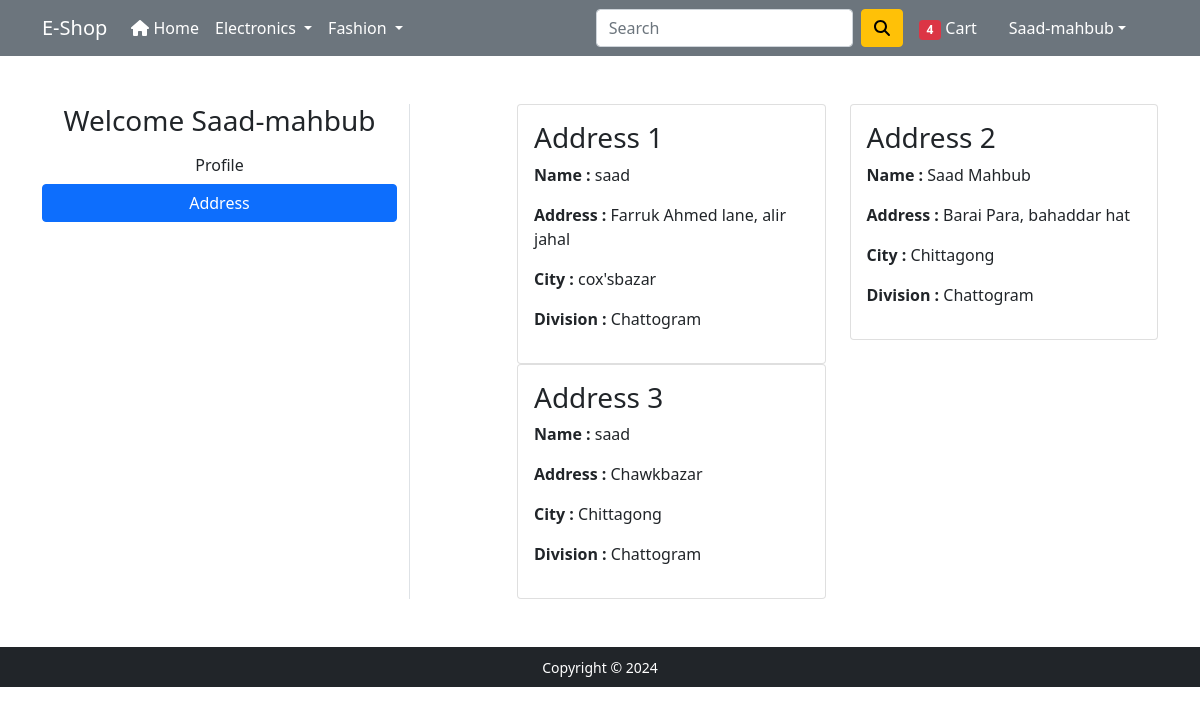
The app's page /address/ (signed in) with its own data.
### app/models.py (models this page shows, shortened)
class Customer(models.Model):
    DIVISION_CHOICE = (
        ('Dhaka','Dhaka'),
        ('Chattogram','Chattogram'),
        ('Khulna','Khulna'),
        ('Rajshahi','Rajshahi'),
        ('Barishal','Barishal'),
        ('Rangpur','Rangpur'),
        ('Mymensingh ','Mymensingh '),
        ('Sylhet','Sylhet'),
    )
    user = models.ForeignKey(User,on_delete=models.CASCADE)
    name = models.CharField(max_length=200)
    locality = models.CharField(max_length=200)
    city = models.CharField(max_length=100)
    division = models.CharField(choices=DIVISION_CHOICE, max_length=50)

### app/views.py (the view)
# urls.py: path('address/', views.Address.as_view(), name='address'),
class Address(View):
    def get(self,request):
        fm = Customer.objects.filter(user = request.user)
        return render(request,'app/address.html',{'form':fm,'active':'btn-primary'})

### app/templates/app/address.html (shortened to what this page needs)
{% extends 'app/base.html' %}
{% load static %}
{% block main-content %}
<div class="container my-5">
  <div class="row">
    <div class="col-sm-4 border-end">
      <h3 class='text-center'>Welcome {{request.user|capfirst}}</h3>
      <ul class="list-unstyled">
        <li class="d-grid"><a href="{% url 'profile' %}" class="btn">Profile</a></li>
        <li class="d-grid"><a href="{% url 'address' %}" class="btn {{active}}">Address</a></li>
      </ul>
    </div>
    <div class="col-sm-7 offset-sm-1">
      <div class="row">
        {% for fm in form %}
          <div class="col-sm-6">
          <div class="card">
            <div class="card-body">
                  <h3>Address {{forloop.counter}}</h3>
                  <p><b>Name :</b> {{fm.name}}</p>
                  <p><b>Address :</b> {{fm.locality}}</p>
                  <p><b>City :</b> {{fm.city}}</p>
                  <p><b>Division :</b> {{fm.division}}</p>
              </div>
            </div>
          </div>
        {% endfor %}
      </div>
    </div>
  </div>
</div>
{% endblock main-content %}

### app/templates/app/base.html (shortened to what this page needs)
<!doctype html>
{% load static %}
<html lang="en">
  <head>
    <link href="https://cdn.jsdelivr.net/npm/bootstrap@5.0.0-beta1/dist/css/bootstrap.min.css" rel="stylesheet">
    <link rel="stylesheet" href="{% static 'app/css/owl.carousel.min.css' %}">
    <link rel="stylesheet" href="{% static 'app/css/all.min.css' %}">
    <link rel="stylesheet" href="{% static 'app/css/style.css' %}">
  </head>
  <body>
    <nav class="navbar navbar-expand-lg navbar-dark bg-secondary">
     <div class="container">
       <a class="navbar-brand" href="/">E-Shop</a>
       <div class="collapse navbar-collapse" id="navbarSupportedContent">
         <ul class="navbar-nav me-auto mb-2 mb-lg-0">
           <li class="nav-item">
             <a class="nav-link active" aria-current="page" href="/"><i class="fa fa-home" aria-hidden="true"></i> Home</a>
           </li>
           <li class="nav-item dropdown">
             <a class="nav-link dropdown-toggle text-white" href="#" id="electronicsDropdown" role="button" data-bs-toggle="dropdown" aria-expanded="false">
               Electronics
             </a>
           </li>
           <li class="nav-item dropdown">
             <a class="nav-link dropdown-toggle text-white" href="#" id="fashionDropdown" role="button" data-bs-toggle="dropdown" aria-expanded="false">
               Fashion
             </a>
           </li>
         </ul>
         <form class="d-flex">
           <input class="form-control me-2" type="search" placeholder="Search" aria-label="Search">
           <button class="btn btn-warning" type="submit"><i class="fas fa-search"></i></button>
         </form>
         <div>
          <ul class="navbar-nav me-auto mb-2 mb-lg-0">
          {% if request.user.is_authenticated %}
            <li class="nav-item mx-2">
              <a href="{% url 'show_cart' %}" class="nav-link text-white"><span class="badge bg-danger">4</span> Cart </a>
            </li>
           <li class="nav-item dropdown mx-2">
              <a class="nav-link dropdown-toggle text-white" href="#" id="profileDropdown" role="button" data-bs-toggle="dropdown" aria-expanded="false">{{request.user|capfirst}}</a>
            </li>
            {% else %}
             <a href="{% url 'login' %}" class="nav-link text-white">Login</a>
            </li>
            <li class="nav-item mx-2">
             <a href="{% url 'customerregistration' %}" class="nav-link text-white">Registration</a>
            </li>
            {% endif %}
          </ul>
         </div>
       </div>
     </div>
    </nav>
    {% block main-content %} {% endblock main-content %}
    <footer class="container-fluid bg-dark text-center p-2 mt-5">
        <small class="text-white">Copyright &copy; 2024  </small>
    </footer>
  </body>
</html>

### records on screen
Customer: name "saad", locality "Farruk Ahmed lane, alir jahal", city "cox'sbazar", division "Chattogram"
Customer: name "Saad Mahbub", locality "Barai Para, bahaddar hat", city "Chittagong", division "Chattogram"
Customer: name "saad", locality "Chawkbazar", city "Chittagong", division "Chattogram"

### other values on screen
{{ request.user|capfirst }} "Saad-mahbub"
